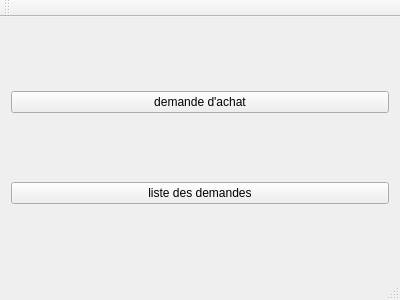
<?xml version="1.0" encoding="UTF-8"?>
<ui version="4.0">
 <class>MainWindow</class>
 <widget class="QMainWindow" name="MainWindow">
  <property name="geometry">
   <rect>
    <x>0</x>
    <y>0</y>
    <width>400</width>
    <height>300</height>
   </rect>
  </property>
  <property name="windowTitle">
   <string>MainWindow</string>
  </property>
  <widget class="QWidget" name="centralWidget">
   <layout class="QHBoxLayout" name="horizontalLayout">
    <item>
     <layout class="QVBoxLayout" name="verticalLayout">
      <item>
       <widget class="QPushButton" name="pushButton_3">
        <property name="text">
         <string>demande d'achat</string>
        </property>
       </widget>
      </item>
      <item>
       <widget class="QPushButton" name="pushButton_2">
        <property name="text">
         <string>liste des demandes</string>
        </property>
       </widget>
      </item>
     </layout>
    </item>
    <item>
     <layout class="QHBoxLayout" name="horizontalLayout_2"/>
    </item>
   </layout>
  </widget>
  <widget class="QMenuBar" name="menuBar">
   <property name="geometry">
    <rect>
     <x>0</x>
     <y>0</y>
     <width>400</width>
     <height>17</height>
    </rect>
   </property>
  </widget>
  <widget class="QToolBar" name="mainToolBar">
   <attribute name="toolBarArea">
    <enum>TopToolBarArea</enum>
   </attribute>
   <attribute name="toolBarBreak">
    <bool>false</bool>
   </attribute>
  </widget>
  <widget class="QStatusBar" name="statusBar"/>
 </widget>
 <layoutdefault spacing="6" margin="11"/>
 <resources/>
 <connections/>
</ui>
